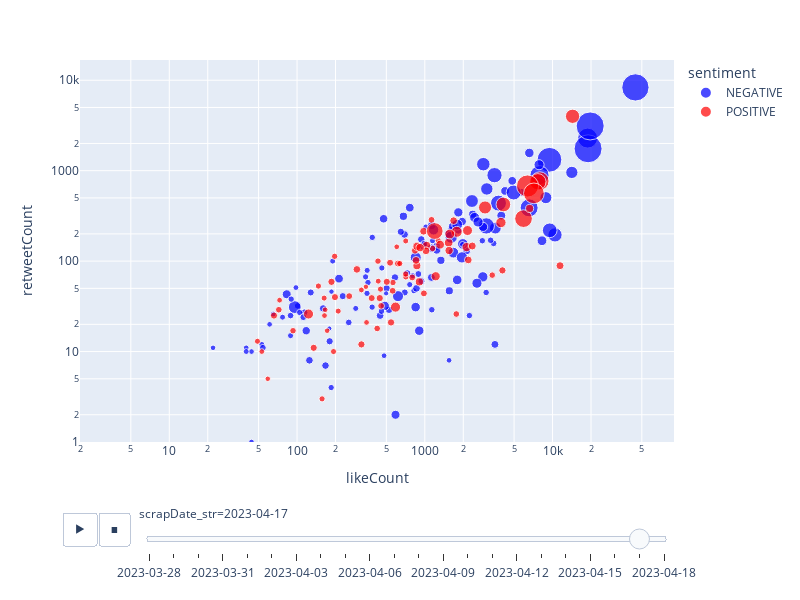

Notebook source saved alongside this figure:
### Code cell
# import plotly.express as px

# df2 = df2.sort_values(by='scrapDate')

# x_axis = "likeCount"
# y_axis = "retweetCount"
# size = "viewCount"
# range_x = [df2[x_axis].min()+1, df2[x_axis].max()*2]
# range_y = [df2[y_axis].min()+1, df2[y_axis].max()*2]

# normalized_size = (df2[size]-df2[size].min())/(df2[size].max()-df2[size].min())*40+1

# px.scatter(df2, x=x_axis, y=y_axis, animation_frame="scrapDate", animation_group="tid",
#            log_x=True, log_y=True, range_x=range_x, range_y=range_y,
#             size=normalized_size, color="sentiment", hover_name="tid")


import plotly.express as px

df2 = df2.sort_values(by='scrapDate')

x_axis = "likeCount"
y_axis = "retweetCount"
size = "viewCount"
range_x = [df2[x_axis].min()+1, df2[x_axis].max()*2]
range_y = [df2[y_axis].min()+1, df2[y_axis].max()*2]

normalized_size = (df2[size]-df2[size].min())/(df2[size].max()-df2[size].min())*40+1

# convert the datetime.date object to a string using strftime
df2["scrapDate_str"] = df2["scrapDate"].apply(lambda x: x.strftime("%Y-%m-%d"))

fig = px.scatter(df2, x=x_axis, y=y_axis, animation_frame="scrapDate_str", animation_group="tid",
           log_x=True, log_y=True, range_x=range_x, range_y=range_y,
           size=normalized_size, color="sentiment", hover_name="tid", color_discrete_map={"POSITIVE": "red", "NEGATIVE": "blue"})

fig.update_layout(width=800, height=600)

## range slider
# fig.update_xaxes(rangeslider_visible=True)

fig.show()

### Figure 1 — Plotly figure (JSON) as saved in the notebook; plotly's stock layout.template omitted (floating-point values rounded to 4 significant figures; data arrays with more than 128 entries replaced by an {"elided": "..."} marker saying what was removed)
{"data": [{"hovertemplate": "<b>%{hovertext}</b><br><br>sentiment=NEGATIVE<br>scrapDate_str=2023-04-17<br>likeCount=%{x}<br>retweetCount=%{y}<br>size=%{marker.size}<extra></extra>", "hovertext": {"elided": "135 int values"}, "ids": {"elided": "135 int values"}, "legendgroup": "NEGATIVE", "marker": {"color": "blue", "size": {"elided": "135 float values"}, "sizemode": "area", "sizeref": 0.1025, "symbol": "circle"}, "mode": "markers", "name": "NEGATIVE", "orientation": "v", "showlegend": true, "type": "scatter", "x": {"elided": "135 int values"}, "xaxis": "x", "y": {"elided": "135 int values"}, "yaxis": "y"}, {"hovertemplate": "<b>%{hovertext}</b><br><br>sentiment=POSITIVE<br>scrapDate_str=2023-04-17<br>likeCount=%{x}<br>retweetCount=%{y}<br>size=%{marker.size}<extra></extra>", "hovertext": [1640773106745897000, 1640742913452957700, 1641062903510888400, 1640451196988039200, 1640799096691904500, 1643388225631801300, 1641049525165998000, 1644267770849403000, 1642118626160545800, 1643365542621859800, 1643473359584493600, 1641661915159036000, 1641803840449134600, 1641884128768344000, 1641897800236687400, 1641051370034811000, 1640054386327191600, 1640069366514606000, 1640089361734684700, 1640095238604861400, 1640130060555374600, 1643558528374968300, 1642581989713920000, 1642640126357516300, 1643285296832827400, 1642699465642369000, 1642978996877926400, 1643105335421411300, 1639950589328072700, 1642509505601626000, 1643695867398873000, 1643324719108706300, 1643946113894961200, 1644001021964828700, 1644065674636021800, 1644108840923967500, 1644154546929664000, 1643728765003141000, 1642119678242828300, 1642264281516478500, 1642277964078514200, 1644747034639908900, 1644774629905399800, 1644812359423213600, 1644821205776515000, 1644435126343078000, 1645088358681710600, 1645111124872814600, 1645959248629887000, 1646192738226806800, 1645988948450189300, 1644996592955523000, 1644388988071886800, 1641437873864859600, 1645890566423556000, 1645315547264065500, 1645451822893785000, 1645475224434131000, 1645485293234004000, 1645177525268779000, 1645676310146982000, 1645700743733694500, 1645818975161401300, 1645149579787239400, 1645499099926470700, 1647228289365278700, 1644395666532180000, 1647304862613508000, 1646564918400016400, 1646588311274913800, 1646970772211269600, 1641222406504063000, 1641251420966879200, 1641303255102939100, 1641409935035490300, 1641410191987015700, 1646527224663904300, 1644335371793363000, 1647305773993857000, 1647642483461857300, 1647702705769529300, 1646985310558093300, 1646189209970004000, 1647001557882290200, 1646255272925757400], "ids": [1640773106745897000, 1640742913452957700, 1641062903510888400, 1640451196988039200, 1640799096691904500, 1643388225631801300, 1641049525165998000, 1644267770849403000, 1642118626160545800, 1643365542621859800, 1643473359584493600, 1641661915159036000, 1641803840449134600, 1641884128768344000, 1641897800236687400, 1641051370034811000, 1640054386327191600, 1640069366514606000, 1640089361734684700, 1640095238604861400, 1640130060555374600, 1643558528374968300, 1642581989713920000, 1642640126357516300, 1643285296832827400, 1642699465642369000, 1642978996877926400, 1643105335421411300, 1639950589328072700, 1642509505601626000, 1643695867398873000, 1643324719108706300, 1643946113894961200, 1644001021964828700, 1644065674636021800, 1644108840923967500, 1644154546929664000, 1643728765003141000, 1642119678242828300, 1642264281516478500, 1642277964078514200, 1644747034639908900, 1644774629905399800, 1644812359423213600, 1644821205776515000, 1644435126343078000, 1645088358681710600, 1645111124872814600, 1645959248629887000, 1646192738226806800, 1645988948450189300, 1644996592955523000, 1644388988071886800, 1641437873864859600, 1645890566423556000, 1645315547264065500, 1645451822893785000, 1645475224434131000, 1645485293234004000, 1645177525268779000, 1645676310146982000, 1645700743733694500, 1645818975161401300, 1645149579787239400, 1645499099926470700, 1647228289365278700, 1644395666532180000, 1647304862613508000, 1646564918400016400, 1646588311274913800, 1646970772211269600, 1641222406504063000, 1641251420966879200, 1641303255102939100, 1641409935035490300, 1641410191987015700, 1646527224663904300, 1644335371793363000, 1647305773993857000, 1647642483461857300, 1647702705769529300, 1646985310558093300, 1646189209970004000, 1647001557882290200, 1646255272925757400], "legendgroup": "POSITIVE", "marker": {"color": "red", "size": [2.654, 2.124, 3.088, 2.726, 2.528, 3.084, 2.076, 4.294, 3.464, 2.197, 2.302, 4.33, 2.412, 3.941, 17.44, 2.269, 11.04, 2.667, 8.771, 3.281, 1.821, 2.717, 3.303, 1.667, 2.379, 2.262, 13.9, 5.086, 1.589, 2.348, 5.253, 2.136, 2.436, 2.62, 1.951, 16.01, 1.89, 3.248, 1.99, 2.04, 1.688, 1.691, 1.699, 1.895, 3.548, 3.59, 3.18, 2.455, 2.503, 2.592, 3.644, 5.449, 5.208, 3.965, 1.953, 1.763, 6.178, 2.36, 1.55, 3.097, 3.009, 1.981, 2.703, 5.017, 1.914, 1.955, 14.37, 25.07, 2.644, 1.864, 3.083, 2.402, 2.163, 2.697, 10.46, 3.509, 22.01, 3.34, 2.025, 1.704, 1.497, 2.21, 1.674, 2.76, 1.908], "sizemode": "area", "sizeref": 0.1025, "symbol": "circle"}, "mode": "markers", "name": "POSITIVE", "orientation": "v", "showlegend": true, "type": "scatter", "x": [66, 563, 978, 186, 384, 2190, 197, 2123, 907, 1149, 1764, 1217, 256, 1537, 7952, 72, 4123, 838, 2963, 11443, 432, 4051, 867, 603, 1129, 424, 7670, 2160, 172, 455, 590, 430, 984, 504, 1274, 5926, 210, 2353, 147, 710, 350, 53, 73, 49, 1032, 869, 1021, 616, 535, 198, 919, 3943, 123, 1317, 450, 319, 1779, 560, 59, 854, 294, 637, 319, 1569, 193, 157, 1196, 6371, 135, 709, 1682, 797, 93, 444, 14346, 1550, 7148, 6614, 708, 164, 346, 3372, 166, 544, 163], "xaxis": "x", "y": [25, 58, 214, 59, 39, 103, 113, 143, 59, 138, 26, 68, 41, 160, 769, 29, 423, 131, 392, 89, 60, 79, 89, 144, 286, 18, 753, 218, 17, 32, 31, 100, 44, 59, 169, 295, 28, 147, 53, 67, 21, 10, 37, 13, 149, 146, 130, 94, 96, 40, 141, 267, 26, 152, 49, 48, 211, 47, 5, 102, 81, 94, 12, 199, 10, 3, 215, 677, 11, 167, 280, 66, 17, 39, 3993, 131, 561, 382, 72, 25, 52, 70, 29, 21, 39], "yaxis": "y"}], "layout": {"height": 600, "legend": {"itemsizing": "constant", "title": {"text": "sentiment"}, "tracegroupgap": 0}, "margin": {"t": 60}, "sliders": [{"active": 20, "currentvalue": {"prefix": "scrapDate_str="}, "len": 0.9, "pad": {"b": 10, "t": 60}, "steps": [{"args": [["2023-03-28"], {"frame": {"duration": 0, "redraw": false}, "fromcurrent": true, "mode": "immediate", "transition": {"duration": 0, "easing": "linear"}}], "label": "2023-03-28", "method": "animate"}, {"args": [["2023-03-29"], {"frame": {"duration": 0, "redraw": false}, "fromcurrent": true, "mode": "immediate", "transition": {"duration": 0, "easing": "linear"}}], "label": "2023-03-29", "method": "animate"}, {"args": [["2023-03-30"], {"frame": {"duration": 0, "redraw": false}, "fromcurrent": true, "mode": "immediate", "transition": {"duration": 0, "easing": "linear"}}], "label": "2023-03-30", "method": "animate"}, {"args": [["2023-03-31"], {"frame": {"duration": 0, "redraw": false}, "fromcurrent": true, "mode": "immediate", "transition": {"duration": 0, "easing": "linear"}}], "label": "2023-03-31", "method": "animate"}, {"args": [["2023-04-01"], {"frame": {"duration": 0, "redraw": false}, "fromcurrent": true, "mode": "immediate", "transition": {"duration": 0, "easing": "linear"}}], "label": "2023-04-01", "method": "animate"}, {"args": [["2023-04-02"], {"frame": {"duration": 0, "redraw": false}, "fromcurrent": true, "mode": "immediate", "transition": {"duration": 0, "easing": "linear"}}], "label": "2023-04-02", "method": "animate"}, {"args": [["2023-04-03"], {"frame": {"duration": 0, "redraw": false}, "fromcurrent": true, "mode": "immediate", "transition": {"duration": 0, "easing": "linear"}}], "label": "2023-04-03", "method": "animate"}, {"args": [["2023-04-04"], {"frame": {"duration": 0, "redraw": false}, "fromcurrent": true, "mode": "immediate", "transition": {"duration": 0, "easing": "linear"}}], "label": "2023-04-04", "method": "animate"}, {"args": [["2023-04-05"], {"frame": {"duration": 0, "redraw": false}, "fromcurrent": true, "mode": "immediate", "transition": {"duration": 0, "easing": "linear"}}], "label": "2023-04-05", "method": "animate"}, {"args": [["2023-04-06"], {"frame": {"duration": 0, "redraw": false}, "fromcurrent": true, "mode": "immediate", "transition": {"duration": 0, "easing": "linear"}}], "label": "2023-04-06", "method": "animate"}, {"args": [["2023-04-07"], {"frame": {"duration": 0, "redraw": false}, "fromcurrent": true, "mode": "immediate", "transition": {"duration": 0, "easing": "linear"}}], "label": "2023-04-07", "method": "animate"}, {"args": [["2023-04-08"], {"frame": {"duration": 0, "redraw": false}, "fromcurrent": true, "mode": "immediate", "transition": {"duration": 0, "easing": "linear"}}], "label": "2023-04-08", "method": "animate"}, {"args": [["2023-04-09"], {"frame": {"duration": 0, "redraw": false}, "fromcurrent": true, "mode": "immediate", "transition": {"duration": 0, "easing": "linear"}}], "label": "2023-04-09", "method": "animate"}, {"args": [["2023-04-10"], {"frame": {"duration": 0, "redraw": false}, "fromcurrent": true, "mode": "immediate", "transition": {"duration": 0, "easing": "linear"}}], "label": "2023-04-10", "method": "animate"}, {"args": [["2023-04-11"], {"frame": {"duration": 0, "redraw": false}, "fromcurrent": true, "mode": "immediate", "transition": {"duration": 0, "easing": "linear"}}], "label": "2023-04-11", "method": "animate"}, {"args": [["2023-04-12"], {"frame": {"duration": 0, "redraw": false}, "fromcurrent": true, "mode": "immediate", "transition": {"duration": 0, "easing": "linear"}}], "label": "2023-04-12", "method": "animate"}, {"args": [["2023-04-13"], {"frame": {"duration": 0, "redraw": false}, "fromcurrent": true, "mode": "immediate", "transition": {"duration": 0, "easing": "linear"}}], "label": "2023-04-13", "method": "animate"}, {"args": [["2023-04-14"], {"frame": {"duration": 0, "redraw": false}, "fromcurrent": true, "mode": "immediate", "transition": {"duration": 0, "easing": "linear"}}], "label": "2023-04-14", "method": "animate"}, {"args": [["2023-04-15"], {"frame": {"duration": 0, "redraw": false}, "fromcurrent": true, "mode": "immediate", "transition": {"duration": 0, "easing": "linear"}}], "label": "2023-04-15", "method": "animate"}, {"args": [["2023-04-16"], {"frame": {"duration": 0, "redraw": false}, "fromcurrent": true, "mode": "immediate", "transition": {"duration": 0, "easing": "linear"}}], "label": "2023-04-16", "method": "animate"}, {"args": [["2023-04-17"], {"frame": {"duration": 0, "redraw": false}, "fromcurrent": true, "mode": "immediate", "transition": {"duration": 0, "easing": "linear"}}], "label": "2023-04-17", "method": "animate"}, {"args": [["2023-04-18"], {"frame": {"duration": 0, "redraw": false}, "fromcurrent": true, "mode": "immediate", "transition": {"duration": 0, "easing": "linear"}}], "label": "2023-04-18", "method": "animate"}], "x": 0.1, "xanchor": "left", "y": 0, "yanchor": "top"}], "updatemenus": [{"active": 0, "buttons": [{"args": [null, {"frame": {"duration": 500, "redraw": false}, "fromcurrent": true, "mode": "immediate", "transition": {"duration": 500, "easing": "linear"}}], "label": "&#9654;", "method": "animate"}, {"args": [[null], {"frame": {"duration": 0, "redraw": false}, "fromcurrent": true, "mode": "immediate", "transition": {"duration": 0, "easing": "linear"}}], "label": "&#9724;", "method": "animate"}], "direction": "left", "pad": {"r": 10, "t": 70}, "showactive": false, "type": "buttons", "x": 0.1, "xanchor": "right", "y": 0, "yanchor": "top"}], "width": 800, "xaxis": {"anchor": "y", "domain": [0, 1], "range": [0.301, 4.951], "title": {"text": "likeCount"}, "type": "log"}, "yaxis": {"anchor": "x", "domain": [0, 1], "range": [0, 4.224], "title": {"text": "retweetCount"}, "type": "log"}}}
